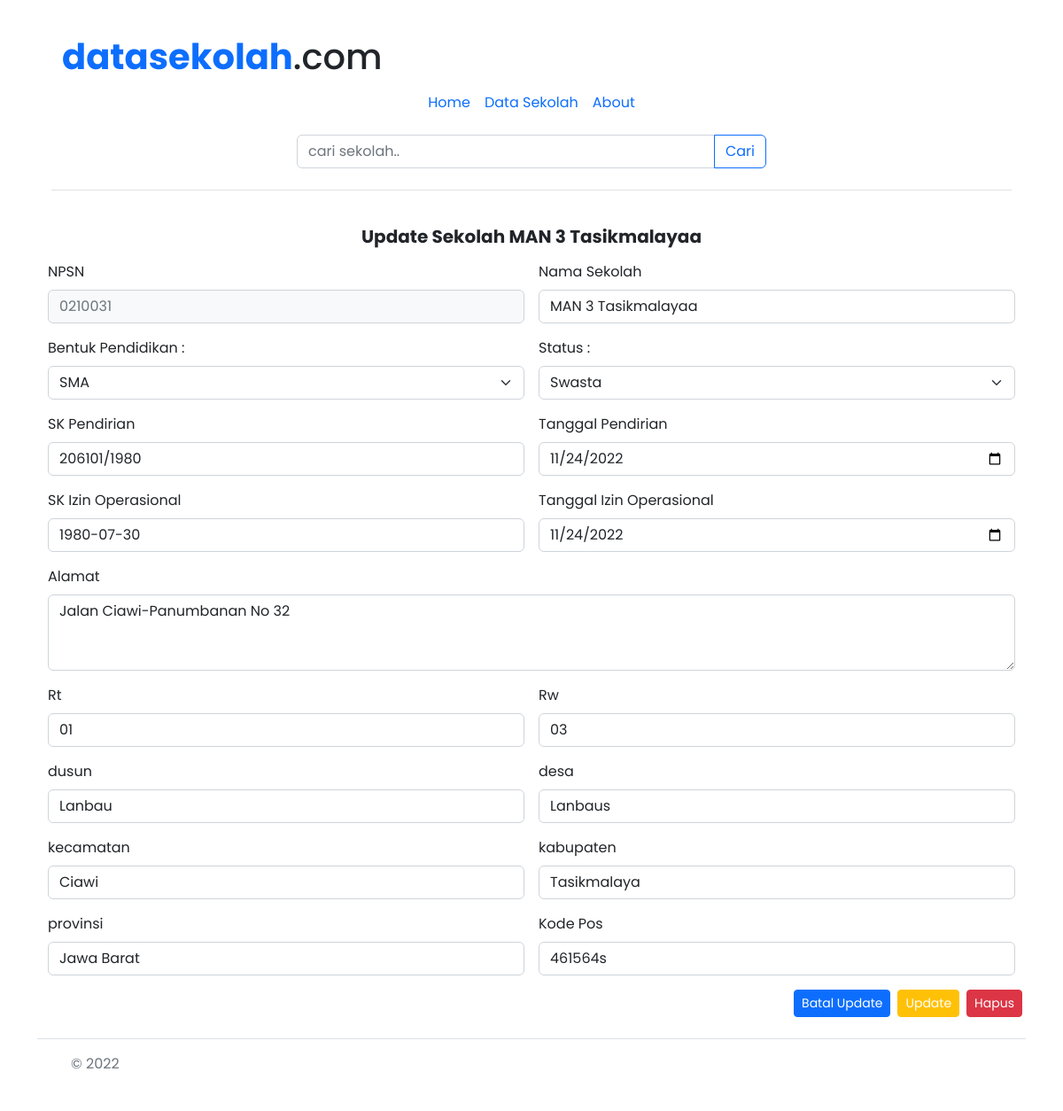
/uts-pemrograman-internet/public/datasekolah/updateviadetail/0210031, run on the app's committed database.
### tables this page shows
CREATE TABLE `profil_sekolah` (
  `npsn` varchar(8) NOT NULL,
  `status` enum('Negeri','Swasta') NOT NULL,
  `bentuk_pendidikan` enum('TK','SD','SMP','SMA','SMK') NOT NULL,
  `nama_sekolah` varchar(50) NOT NULL,
  `sk_pendirian` varchar(20) NOT NULL,
  `tgl_pendirian` date NOT NULL,
  `sk_izin_operasional` varchar(20) NOT NULL,
  `tgl_izin_operasional` date NOT NULL,
  `alamat` varchar(100) NOT NULL,
  `rt` varchar(3) NOT NULL,
  `rw` varchar(3) NOT NULL,
  `dusun` varchar(50) NOT NULL,
  `desa` varchar(50) NOT NULL,
  `kecamatan` varchar(50) NOT NULL,
  `kabupaten` varchar(50) NOT NULL,
  `provinsi` varchar(50) NOT NULL,
  `kode_pos` varchar(8) NOT NULL
);

### uts-pemrograman-internet/app/core/Controller.php (called while the page is built, shortened)
<?php
  class Controller{
    public function view($view,$data = [])
    {
      require_once '../app/views/' .$view .'.php';
    }
    public function model($model){
      return new $model;
    }
  }
?>

### uts-pemrograman-internet/app/controllers/Datasekolah.php (called while the page is built, shortened)
<?php
class Datasekolah extends Controller{
  public function updateviadetail($npsn){
    $data ['title'] = 'Detail Sekolah';
    $data['sekolah'] = $this->model('Sekolah_model')->getSekolahByNpsn($npsn);
    $this->view('datasekolah/update',$data);
  }
}
?>

### uts-pemrograman-internet/app/core/App.php (called while the page is built, shortened)
<?php
class App {
    protected $method = 'index';
    protected $params = [];
    public function __construct()
    {
        $url = $this->parseURL();
        if (isset($url[0])) {
            if (file_exists('../app/controllers/' . $url[0] . '.php')) {
              unset($url[0]);
            }
          }
        $this->controller = new $this->controller;
        if( isset($url[1]) ) {
            if( method_exists($this->controller, $url[1]) ) {
                $this->method = $url[1];
                unset($url[1]);
            }
        }
        if( !empty($url) ) {
            $this->params = array_values($url);
        }
        call_user_func_array([$this->controller, $this->method], $this->params);
    }
    public function parseURL()
    {
        if( isset($_GET['url']) ) {
            $url = rtrim($_GET['url'], '/');
            $url = filter_var($url, FILTER_SANITIZE_URL);
            $url = explode('/', $url);
            return $url;
        }
    }
}

### uts-pemrograman-internet/public/index.php (called while the page is built, shortened)
<?php
  $app = new App;
?>

### uts-pemrograman-internet/app/core/Database.php (called while the page is built, shortened)
<?php
  class Database{
    private $host = DB_HOST;
    private $user = DB_USER;
    private $pass = DB_PASS;
    private $db_name = DB_NAME;
    private $dbh;
    private $stmt;
    public function __construct()
    {
        $dsn = 'mysql:host=' . $this->host . ';dbname=' . $this->db_name;
        $option = [
            PDO::ATTR_PERSISTENT => true,
            PDO::ATTR_ERRMODE => PDO::ERRMODE_EXCEPTION
        ];
        try {
            $this->dbh = new PDO($dsn, $this->user, $this->pass, $option);
        } catch(PDOException $e) {
            die($e->getMessage());
        }
    }
    public function query($query)
    {
        $this->stmt = $this->dbh->prepare($query);
    }
    public function bind($param, $value, $type = null)
    {
        if( is_null($type) ) {
            switch( true ) {
                default :
                    $type = PDO::PARAM_STR;
            }
        }
        $this->stmt->bindValue($param, $value, $type);
    }
    public function execute()
    {
        $this->stmt->execute();
    }
    public function single()
    {
        $this->execute();
        return $this->stmt->fetch(PDO::FETCH_ASSOC);
    }
  }
 ?>

### uts-pemrograman-internet/app/models/Sekolah_model.php (called while the page is built, shortened)
<?php
  class Sekolah_model {
    private $table = 'profil_sekolah';
    private $db;
    public function __construct()
    {
      $this->db = new Database;
    }
    public function getSekolahByNpsn($npsn)
    {
        $this->db->query('SELECT * FROM ' . $this->table . ' WHERE npsn=:npsn');
        $this->db->bind('npsn', $npsn);
        return $this->db->single();
    }
  }
?>

### uts-pemrograman-internet/app/views/datasekolah/update.php (the view, shortened to what this page needs)
<div class="container mt-4">
  <h5 class="card-title text-center fw-bold mb-3">Update Sekolah <?= $data['sekolah']['nama_sekolah']; ?></h5>
  <div class="container ">
    <form action="<?= BASEURL; ?>datasekolah/updatedetail" method="post" class="row g-3">
      <div class="col-md-6">
        <label for="npsn" class="form-label">NPSN</label>
        <input type="text" name="npsn" class="form-control bg-light text-secondary inputform" id="npsn" readonly value="<?= $data['sekolah']['npsn']; ?>">
      </div>
      <div class="col-md-6">
        <label for="nama_sekolah" class="form-label">Nama Sekolah</label>
        <input type="text" name="nama_sekolah" class="form-control inputform" id="nama_sekolah" value="<?= $data['sekolah']['nama_sekolah']; ?>">
      </div>
      <div class=" col-md-6">
        <label for="bentuk_pendidikan" class="form-label">Bentuk Pendidikan : </label>
        <select id="bentuk_pendidikan" name="bentuk_pendidikan" class="form-select" aria-label="Default select example" value="">
          <option selected><?= $data['sekolah']['bentuk_pendidikan']; ?></option>
        </select>
      </div>
      <div class=" col-md-6">
        <label for="status" class="form-label">Status :</label>
        <select id="status" name="status" class="form-select" aria-label="Default select example">
          <option selected><?= $data['sekolah']['status']; ?></option>
        </select>
      </div>
      <div class="col-md-6">
        <label for="sk_pendirian" class="form-label">SK Pendirian</label>
        <input type="text" name="sk_pendirian" class="form-control" id="sk_pendirian" value="<?= $data['sekolah']['sk_pendirian']; ?>">
      </div>
      <div class="col-md-6">
        <label for="tgl_pendirian" class="form-label">Tanggal Pendirian</label>
        <input type="date" name="tgl_pendirian" class="form-control" id="tgl_pendirian" value="<?= $data['sekolah']['tgl_pendirian']; ?>">
      </div>
      <div class="col-md-6">
        <label for="sk_izin_operasional" class="form-label">SK Izin Operasional</label>
        <input type="text" name="sk_izin_operasional" class="form-control" id="sk_izin_operasional" value="<?= $data['sekolah']['sk_izin_operasional']; ?>">
      </div>
      <div class="col-md-6">
        <label for="tgl_izin_operasional" class="form-label">Tanggal Izin Operasional</label>
        <input type="date" name="tgl_izin_operasional" class="form-control" id="tgl_izin_operasional" value="<?= $data['sekolah']['tgl_izin_operasional']; ?>">
      </div>
      <div class="">
        <label for="alamat" class="form-label">Alamat</label>
        <textarea class="form-control" id="alamat" name="alamat" rows="3"><?= $data['sekolah']['alamat']; ?></textarea>
      </div>
      <div class="col-md-6">
        <label for="rt" class="form-label">Rt</label>
        <input type="text" name="rt" class="form-control" id="rt" value="<?= $data['sekolah']['rt']; ?>">
      </div>
      <div class="col-md-6">
        <label for="rw" class="form-label">Rw</label>
        <input type="text" name="rw" class="form-control" id="rw" value="<?= $data['sekolah']['rw']; ?>">
      </div>
      <div class="col-md-6">
        <label for="dusun" class="form-label">dusun</label>
        <input type="text" name="dusun" class="form-control" id="dusun" value="<?= $data['sekolah']['dusun']; ?>">
      </div>
      <div class="col-md-6">
        <label for="desa" class="form-label">desa</label>
        <input type="text" name="desa" class="form-control" id="desa" value="<?= $data['sekolah']['desa']; ?>">
      </div>
      <div class="col-md-6">
        <label for="kecamatan" class="form-label">kecamatan</label>
        <input type="text" name="kecamatan" class="form-control" id="kecamatan" value="<?= $data['sekolah']['kecamatan']; ?>">
      </div>
      <div class="col-md-6">
        <label for="kabupaten" class="form-label">kabupaten</label>
        <input type="text" name="kabupaten" class="form-control" id="kabupaten" value="<?= $data['sekolah']['kabupaten']; ?>">
      </div>
      <div class="col-md-6">
        <label for="provinsi" class="form-label">provinsi</label>
        <input type="text" name="provinsi" class="form-control" id="provinsi" value="<?= $data['sekolah']['provinsi']; ?>">
      </div>
      <div class="col-md-6">
        <label for="kode_pos" class="form-label">Kode Pos</label>
        <input type="text" name="kode_pos" class="form-control" id="kode_pos" value="<?= $data['sekolah']['kode_pos']; ?>">
      </div>
  </div>
  <div class="modal-footer mt-3">
    <div class="card-body d-flex text-end justify-content-end">
      <a href="<?= BASEURL ?>datasekolah/detail/<?= $data['sekolah']['npsn'] ?>" class="card-link btn btn-primary btn-sm mx-1">Batal Update</a>
      <button class="card-link btn btn-warning text-white btn-sm mx-1 tombolUpdateDataDetail" href="<?= BASEURL ?>datasekolah/update/<?= $sekolah['npsn'] ?>" type="submit"data-id="<?= $data['sekolah']['npsn']; ?>">Update</button>
      <a href="#" class="card-link btn btn-danger btn-sm mx-1" data-bs-toggle="modal" data-bs-target="#modalhapus" type="button" class="btn btn-sm btn-danger">Hapus</a>
    </div>
  </div>
</div>

### uts-pemrograman-internet/app/views/templates/header.php (style rules this page uses)
* { font-family: 'Poppins', sans-serif; }

### data on the page
profil_sekolah: nama_sekolah "MAN 3 Tasikmalayaa", npsn "0210031", bentuk_pendidikan "SMA", status "Swasta", sk_pendirian "206101/1980", tgl_pendirian "11/24/2022", sk_izin_operasional "1980-07-30", tgl_izin_operasional "11/24/2022", alamat "Jalan Ciawi-Panumbanan No 32", rt "01", rw "03", dusun "Lanbau", desa "Lanbaus", kecamatan "Ciawi", kabupaten "Tasikmalaya", provinsi "Jawa Barat", kode_pos "461564s"
